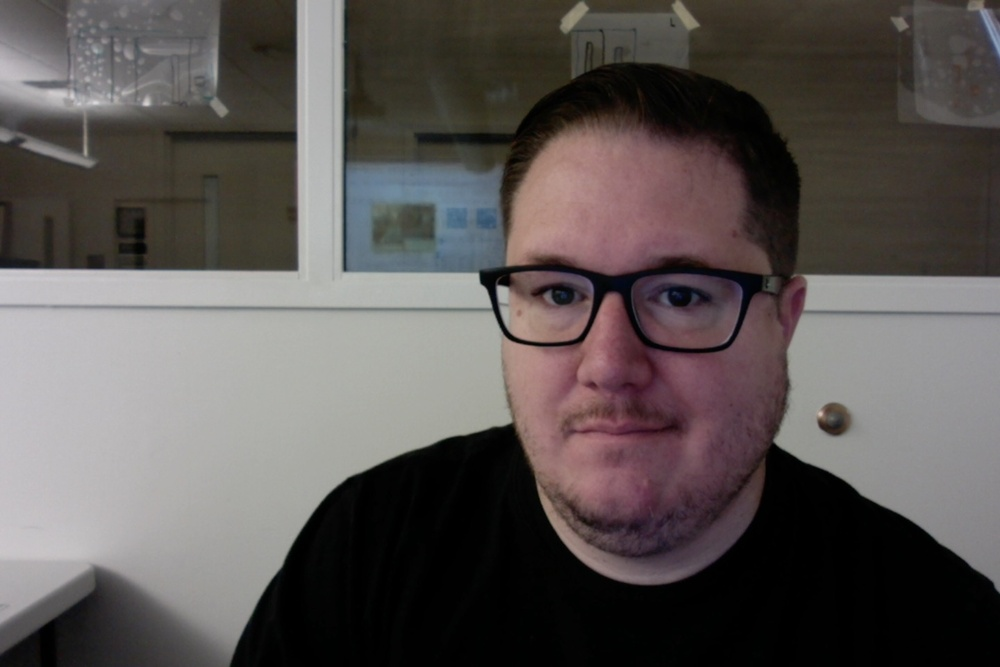
#> input picture example.jpg, 1000 x 667 px, shrunk from 1440 x 960 before the run
$ python facedetecthaar.py
#> lines starting #> are read from the running program, lines starting #| are printed output that depends on the picture; after the words box and inside, x2 and y2 are one past the last pixel; in counts of white or black regions, pixels touching at a corner belong together
# facedetecthaar.py
#
# This program uses opencv's haar cascade face detector to find bounding boxes
# of all faces in the provided image.
#
# Code is modified from opencv example at:
#   https://docs.opencv.org/4.x/dd/d43/tutorial_py_video_display.html

import cv2

# make sure the xml model file is in same directory as this program.
face_cascade = cv2.CascadeClassifier('haarcascade_frontalface_default.xml')

# Read the input image
img = cv2.imread('example.jpg')
#> img is the input picture: shape (667, 1000, 3); mean B, G, R 83.9, 85.6, 91.3

# Convert into grayscale
gray = cv2.cvtColor(img, cv2.COLOR_BGR2GRAY)
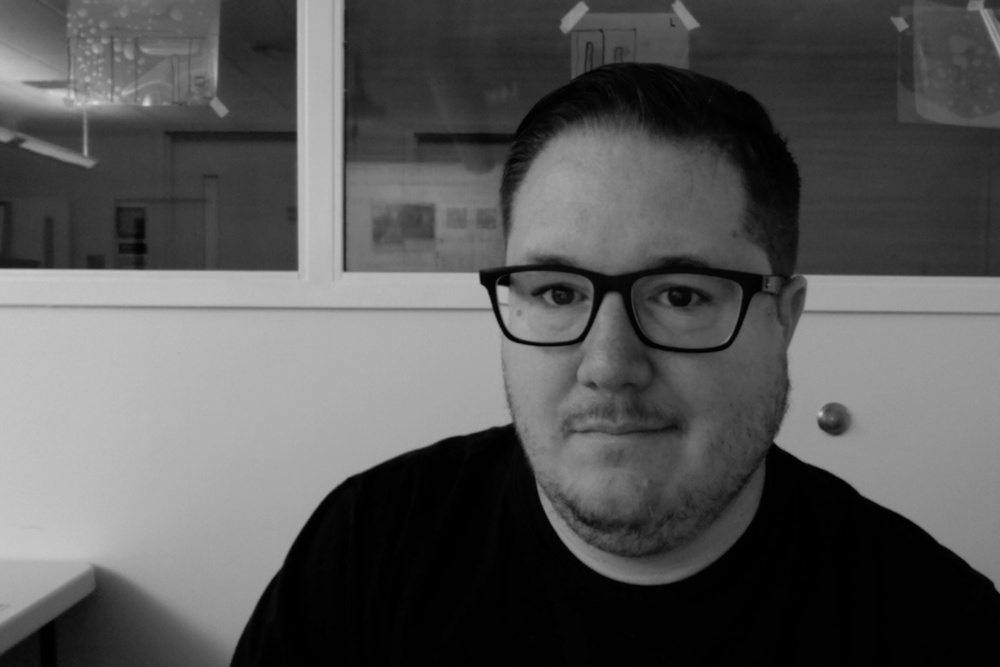
#> gray: shape (667, 1000); min 0, max 217, mean 87.1
#plt.imshow(gray)

# Detect faces
#   detectMultScale returns an 2d ndarray
faces = face_cascade.detectMultiScale(gray)
#> faces = [[456, 146, 353, 353]]
print('detected face(s) at:', faces)
#| detected face(s) at: [[456 146 353 353]]

# Draw rectangle around the faces
for (x, y, w, h) in faces:
  cv2.rectangle(img, (x, y), (x+w, y+h), (0, 255, 255), 5)
  cv2.rectangle(img, (x-5, y-5), (x+w+5, y+h+5), (0, 0, 0), 5)
#> this loop made 1 pass
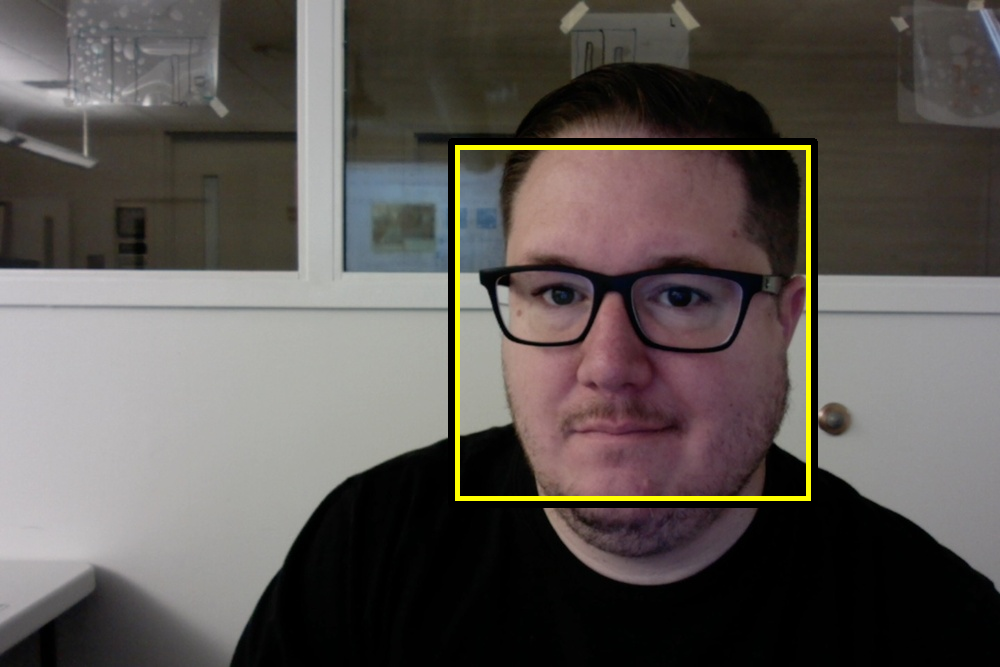
#> img: shape (667, 1000, 3); 2.51% of pixels changed, all inside (x1, y1, x2, y2) = (448, 138, 818, 508)

# Display the output
cv2.imshow('press any key to exit', img)
cv2.imwrite('example_out.jpg',img)
cv2.waitKey(0) # blocks until a key is pressed when window is active.
cv2.destroyAllWindows()
